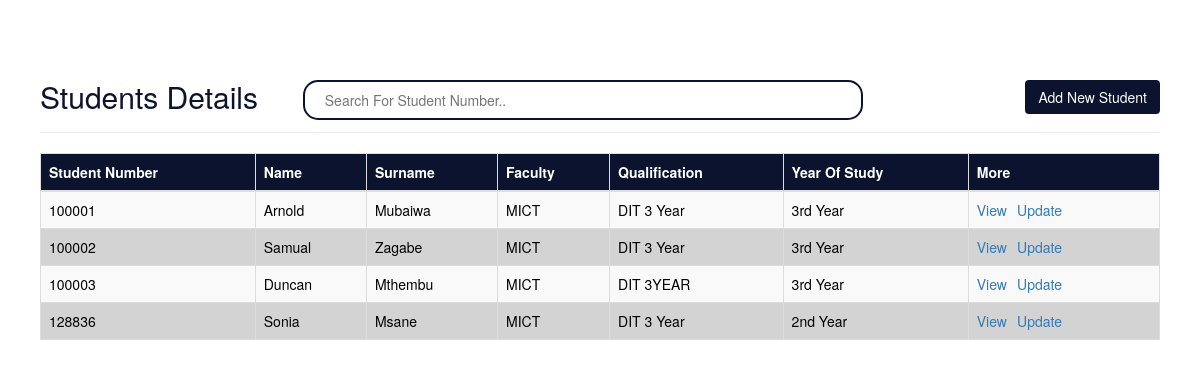
Screenshot of /Admin/Students.php with the database file from the repository.
### tables this page shows
CREATE TABLE `Students` (
  `StudentNumber` int(11) NOT NULL,
  `Name` varchar(25) NOT NULL,
  `Surname` varchar(25) NOT NULL,
  `Faculty` varchar(20) NOT NULL,
  `Qualification` varchar(20) NOT NULL,
  `YearOfStudy` varchar(10) NOT NULL,
  `ContactNumber` varchar(10) NOT NULL,
  `Email` varchar(50) NOT NULL,
  `GuardianContactNo` varchar(10) NOT NULL,
  `GuardianEmailAd` varchar(50) DEFAULT NULL
);

### Admin/Students.php (the view, shortened to what this page needs)
<!DOCTYPE html>
<html lang="en">
<head>
    <link rel="stylesheet" href="https://maxcdn.bootstrapcdn.com/bootstrap/3.3.7/css/bootstrap.css">
    <link rel="stylesheet" href="main.css">
</head>
<body>
            <div class="row">
                <div class="col-md-12">
                    <div class="page-header clearfix">
                        <h2 class="pull-left">Students Details</h2>
                        <input type="text" id="myInput" class="search-btn" onkeyup="myFunction()" placeholder="Search For Student Number..">
                        <a href="NewStudent.php" class="btn pull-right addBTN" >Add New Student</a>
                    </div>
                    <?php
                    require_once "connection.php";
                    $sql = "SELECT * FROM Students";
                    if($result = mysqli_query($conn, $sql)){
                        if(mysqli_num_rows($result) > 0){
                            echo "<table id='myTable' class='table table-bordered table-striped'>";
                                echo "<thead>";
                                    echo "<tr>";
                                        echo "<th>Student Number</th>";
                                        echo "<th>Name</th>";
                                        echo "<th>Surname</th>";
                                        echo "<th>Faculty</th>";
                                        echo "<th>Qualification</th>";
                                        echo "<th>Year Of Study</th>";
                                        echo "<th>More</th>";
                                    echo "</tr>";
                                echo "</thead>";
                                echo "<tbody>";
                                while($row = mysqli_fetch_array($result)){
                                    echo "<a href='SearchLecturer.php?StudentNumber=". $row['StudentNumber'] ."' > ";
                                    echo "<tr>";
                                        echo "<td>" . $row['StudentNumber'] . "</td>";
                                        echo "<td>" . $row['Name'] . "</td>";
                                        echo "<td>" . $row['Surname'] . "</td>";
                                        echo "<td>" . $row['Faculty'] . "</td>";
                                        echo "<td>" . $row['Qualification'] . "</td>";
                                        echo "<td>" . $row['YearOfStudy'] . "</td>";
                                        echo "<td>";
                                        echo "<a href='StudentDetails.php?StudentNumber=". $row['StudentNumber'] ."' title='View Record' class='warning'> View</a>";
                                        echo "<a href='UpdateStudent.php?StudentNumber=". $row['StudentNumber'] ."' title='Update Record'>Update</a>";
                                    echo "</td>";
                                    echo "</tr>";
                                    echo "</a>";
                                }
                                echo "</tbody>";
                            echo "</table>";
                        } else{
                            echo "<p class='lead'><em>No records were found.</em></p>";
                        }
                    } else{
                        echo "ERROR: Could not able to execute $sql. " . mysqli_error($conn);
                    }
                    ?>
                </div>
            </div>
</body>
</html>

### Admin/main.css (style rules this page uses)
.pull-left { color: rgb(11, 19, 46); }
.search-btn { width:50%; height:40px; border-radius:15px; border: 2px solid rgb(11, 19, 46); padding-left:20px; margin-left:4%; }

### Admin/Students.php (style rules this page uses)
.page-header h2 { margin-top: 0; }
th { background-color: rgb(11, 19, 46); color:white; }
table tr td:last-child a { margin-right: 10px; }
body { padding:40px; }
td { font-size:14px; }
.addBTN { background-color: rgb(11, 19, 46); color:white; }
tr { background-color: lightgray; color:black; }
.search-btn { width:50%; height:40px; border-radius:15px; border: 2px solid rgb(11, 19, 46); padding-left:20px; margin-left:4%; }

### rows the page displays
students: StudentNumber "100001", Name "Arnold", Surname "Mubaiwa", Faculty "MICT", Qualification "DIT 3 Year", YearOfStudy "3rd Year"
students: StudentNumber "100002", Name "Samual", Surname "Zagabe", Faculty "MICT", Qualification "DIT 3 Year", YearOfStudy "3rd Year"
students: StudentNumber "100003", Name "Duncan", Surname "Mthembu", Faculty "MICT", Qualification "DIT 3YEAR", YearOfStudy "3rd Year"
students: StudentNumber "128836", Name "Sonia", Surname "Msane", Faculty "MICT", Qualification "DIT 3 Year", YearOfStudy "2nd Year"
